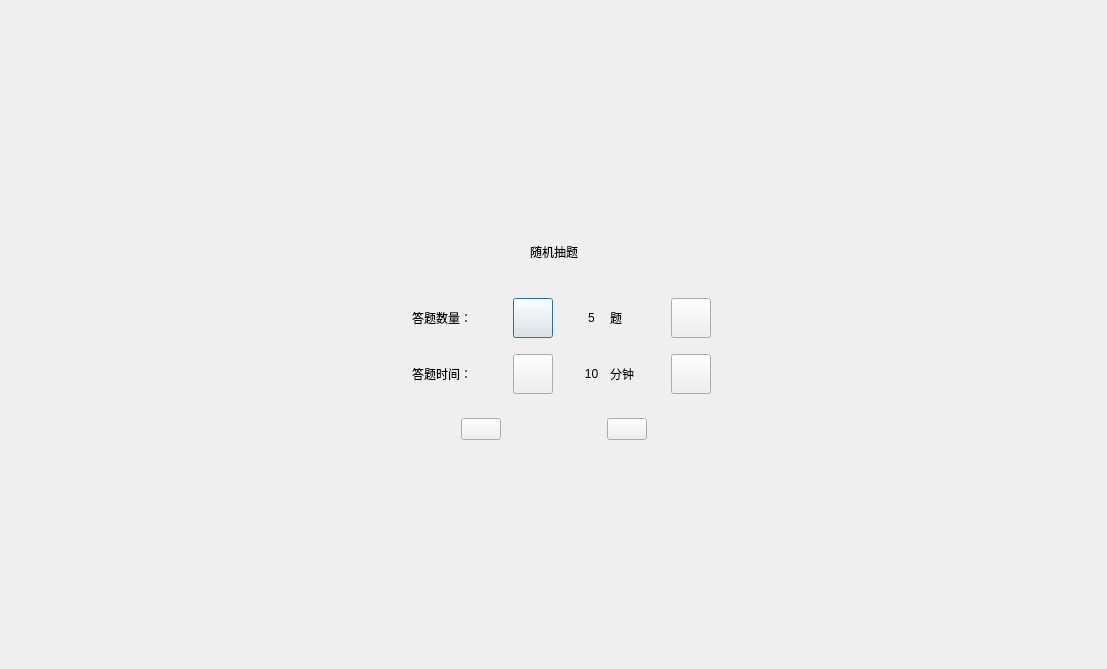
<?xml version="1.0" encoding="UTF-8"?>
<ui version="4.0">
 <class>SYStRandomChooseQuestion</class>
 <widget class="QDialog" name="SYStRandomChooseQuestion">
  <property name="geometry">
   <rect>
    <x>0</x>
    <y>0</y>
    <width>1107</width>
    <height>669</height>
   </rect>
  </property>
  <property name="windowTitle">
   <string>SYStRandomChooseQuestion</string>
  </property>
  <layout class="QVBoxLayout" name="verticalLayout">
   <property name="leftMargin">
    <number>0</number>
   </property>
   <property name="topMargin">
    <number>0</number>
   </property>
   <property name="rightMargin">
    <number>0</number>
   </property>
   <property name="bottomMargin">
    <number>0</number>
   </property>
   <item>
    <spacer name="verticalSpacer_5">
     <property name="orientation">
      <enum>Qt::Vertical</enum>
     </property>
     <property name="sizeHint" stdset="0">
      <size>
       <width>20</width>
       <height>204</height>
      </size>
     </property>
    </spacer>
   </item>
   <item>
    <layout class="QHBoxLayout" name="horizontalLayout_7">
     <item>
      <spacer name="horizontalSpacer_10">
       <property name="orientation">
        <enum>Qt::Horizontal</enum>
       </property>
       <property name="sizeHint" stdset="0">
        <size>
         <width>40</width>
         <height>20</height>
        </size>
       </property>
      </spacer>
     </item>
     <item>
      <widget class="QWidget" name="contentWidget" native="true">
       <layout class="QVBoxLayout" name="verticalLayout_2">
        <property name="leftMargin">
         <number>0</number>
        </property>
        <property name="topMargin">
         <number>0</number>
        </property>
        <property name="rightMargin">
         <number>0</number>
        </property>
        <property name="bottomMargin">
         <number>0</number>
        </property>
        <item>
         <spacer name="verticalSpacer">
          <property name="orientation">
           <enum>Qt::Vertical</enum>
          </property>
          <property name="sizeType">
           <enum>QSizePolicy::Fixed</enum>
          </property>
          <property name="sizeHint" stdset="0">
           <size>
            <width>20</width>
            <height>30</height>
           </size>
          </property>
         </spacer>
        </item>
        <item>
         <layout class="QHBoxLayout" name="horizontalLayout">
          <item>
           <spacer name="horizontalSpacer">
            <property name="orientation">
             <enum>Qt::Horizontal</enum>
            </property>
            <property name="sizeHint" stdset="0">
             <size>
              <width>40</width>
              <height>20</height>
             </size>
            </property>
           </spacer>
          </item>
          <item>
           <widget class="QLabel" name="winTitle">
            <property name="text">
             <string>随机抽题</string>
            </property>
           </widget>
          </item>
          <item>
           <spacer name="horizontalSpacer_2">
            <property name="orientation">
             <enum>Qt::Horizontal</enum>
            </property>
            <property name="sizeHint" stdset="0">
             <size>
              <width>40</width>
              <height>20</height>
             </size>
            </property>
           </spacer>
          </item>
         </layout>
        </item>
        <item>
         <spacer name="verticalSpacer_2">
          <property name="orientation">
           <enum>Qt::Vertical</enum>
          </property>
          <property name="sizeHint" stdset="0">
           <size>
            <width>20</width>
            <height>30</height>
           </size>
          </property>
         </spacer>
        </item>
        <item>
         <layout class="QHBoxLayout" name="horizontalLayout_4">
          <item>
           <spacer name="horizontalSpacer_6">
            <property name="orientation">
             <enum>Qt::Horizontal</enum>
            </property>
            <property name="sizeHint" stdset="0">
             <size>
              <width>40</width>
              <height>20</height>
             </size>
            </property>
           </spacer>
          </item>
          <item>
           <widget class="QLabel" name="examNumLb">
            <property name="sizePolicy">
             <sizepolicy hsizetype="Fixed" vsizetype="Preferred">
              <horstretch>0</horstretch>
              <verstretch>0</verstretch>
             </sizepolicy>
            </property>
            <property name="minimumSize">
             <size>
              <width>90</width>
              <height>0</height>
             </size>
            </property>
            <property name="maximumSize">
             <size>
              <width>90</width>
              <height>16777215</height>
             </size>
            </property>
            <property name="text">
             <string>答题数量：</string>
            </property>
            <property name="alignment">
             <set>Qt::AlignCenter</set>
            </property>
           </widget>
          </item>
          <item>
           <spacer name="horizontalSpacer_12">
            <property name="orientation">
             <enum>Qt::Horizontal</enum>
            </property>
            <property name="sizeType">
             <enum>QSizePolicy::Fixed</enum>
            </property>
            <property name="sizeHint" stdset="0">
             <size>
              <width>20</width>
              <height>20</height>
             </size>
            </property>
           </spacer>
          </item>
          <item>
           <widget class="QWidget" name="numWidget" native="true">
            <layout class="QHBoxLayout" name="horizontalLayout_3">
             <property name="leftMargin">
              <number>0</number>
             </property>
             <property name="topMargin">
              <number>0</number>
             </property>
             <property name="rightMargin">
              <number>0</number>
             </property>
             <property name="bottomMargin">
              <number>0</number>
             </property>
             <item>
              <widget class="QPushButton" name="numDesc">
               <property name="sizePolicy">
                <sizepolicy hsizetype="Fixed" vsizetype="Preferred">
                 <horstretch>0</horstretch>
                 <verstretch>0</verstretch>
                </sizepolicy>
               </property>
               <property name="minimumSize">
                <size>
                 <width>40</width>
                 <height>0</height>
                </size>
               </property>
               <property name="maximumSize">
                <size>
                 <width>40</width>
                 <height>16777215</height>
                </size>
               </property>
               <property name="text">
                <string/>
               </property>
              </widget>
             </item>
             <item>
              <spacer name="horizontalSpacer_15">
               <property name="orientation">
                <enum>Qt::Horizontal</enum>
               </property>
               <property name="sizeType">
                <enum>QSizePolicy::Fixed</enum>
               </property>
               <property name="sizeHint" stdset="0">
                <size>
                 <width>20</width>
                 <height>20</height>
                </size>
               </property>
              </spacer>
             </item>
             <item>
              <widget class="QLabel" name="questionNum">
               <property name="sizePolicy">
                <sizepolicy hsizetype="Fixed" vsizetype="Preferred">
                 <horstretch>0</horstretch>
                 <verstretch>0</verstretch>
                </sizepolicy>
               </property>
               <property name="minimumSize">
                <size>
                 <width>25</width>
                 <height>0</height>
                </size>
               </property>
               <property name="maximumSize">
                <size>
                 <width>25</width>
                 <height>16777215</height>
                </size>
               </property>
               <property name="text">
                <string>5</string>
               </property>
               <property name="alignment">
                <set>Qt::AlignCenter</set>
               </property>
              </widget>
             </item>
             <item>
              <widget class="QLabel" name="numUnitLb">
               <property name="sizePolicy">
                <sizepolicy hsizetype="Fixed" vsizetype="Preferred">
                 <horstretch>0</horstretch>
                 <verstretch>0</verstretch>
                </sizepolicy>
               </property>
               <property name="minimumSize">
                <size>
                 <width>35</width>
                 <height>0</height>
                </size>
               </property>
               <property name="maximumSize">
                <size>
                 <width>35</width>
                 <height>16777215</height>
                </size>
               </property>
               <property name="text">
                <string>题</string>
               </property>
               <property name="alignment">
                <set>Qt::AlignLeading|Qt::AlignLeft|Qt::AlignVCenter</set>
               </property>
              </widget>
             </item>
             <item>
              <spacer name="horizontalSpacer_14">
               <property name="orientation">
                <enum>Qt::Horizontal</enum>
               </property>
               <property name="sizeType">
                <enum>QSizePolicy::Fixed</enum>
               </property>
               <property name="sizeHint" stdset="0">
                <size>
                 <width>20</width>
                 <height>20</height>
                </size>
               </property>
              </spacer>
             </item>
             <item>
              <widget class="QPushButton" name="numAscend">
               <property name="sizePolicy">
                <sizepolicy hsizetype="Fixed" vsizetype="Preferred">
                 <horstretch>0</horstretch>
                 <verstretch>0</verstretch>
                </sizepolicy>
               </property>
               <property name="minimumSize">
                <size>
                 <width>40</width>
                 <height>40</height>
                </size>
               </property>
               <property name="maximumSize">
                <size>
                 <width>40</width>
                 <height>16777215</height>
                </size>
               </property>
               <property name="text">
                <string/>
               </property>
              </widget>
             </item>
            </layout>
           </widget>
          </item>
          <item>
           <spacer name="horizontalSpacer_7">
            <property name="orientation">
             <enum>Qt::Horizontal</enum>
            </property>
            <property name="sizeType">
             <enum>QSizePolicy::Expanding</enum>
            </property>
            <property name="sizeHint" stdset="0">
             <size>
              <width>20</width>
              <height>20</height>
             </size>
            </property>
           </spacer>
          </item>
         </layout>
        </item>
        <item>
         <spacer name="verticalSpacer_7">
          <property name="orientation">
           <enum>Qt::Vertical</enum>
          </property>
          <property name="sizeType">
           <enum>QSizePolicy::Fixed</enum>
          </property>
          <property name="sizeHint" stdset="0">
           <size>
            <width>20</width>
            <height>10</height>
           </size>
          </property>
         </spacer>
        </item>
        <item>
         <layout class="QHBoxLayout" name="horizontalLayout_5">
          <item>
           <spacer name="horizontalSpacer_8">
            <property name="orientation">
             <enum>Qt::Horizontal</enum>
            </property>
            <property name="sizeHint" stdset="0">
             <size>
              <width>40</width>
              <height>20</height>
             </size>
            </property>
           </spacer>
          </item>
          <item>
           <widget class="QLabel" name="timeLb">
            <property name="sizePolicy">
             <sizepolicy hsizetype="Fixed" vsizetype="Preferred">
              <horstretch>0</horstretch>
              <verstretch>0</verstretch>
             </sizepolicy>
            </property>
            <property name="minimumSize">
             <size>
              <width>90</width>
              <height>0</height>
             </size>
            </property>
            <property name="maximumSize">
             <size>
              <width>90</width>
              <height>16777215</height>
             </size>
            </property>
            <property name="text">
             <string>答题时间：</string>
            </property>
            <property name="alignment">
             <set>Qt::AlignCenter</set>
            </property>
           </widget>
          </item>
          <item>
           <spacer name="horizontalSpacer_13">
            <property name="orientation">
             <enum>Qt::Horizontal</enum>
            </property>
            <property name="sizeType">
             <enum>QSizePolicy::Fixed</enum>
            </property>
            <property name="sizeHint" stdset="0">
             <size>
              <width>20</width>
              <height>20</height>
             </size>
            </property>
           </spacer>
          </item>
          <item>
           <widget class="QWidget" name="timeWidget" native="true">
            <layout class="QHBoxLayout" name="horizontalLayout_2">
             <property name="leftMargin">
              <number>0</number>
             </property>
             <property name="topMargin">
              <number>0</number>
             </property>
             <property name="rightMargin">
              <number>0</number>
             </property>
             <property name="bottomMargin">
              <number>0</number>
             </property>
             <item>
              <widget class="QPushButton" name="timeDesc">
               <property name="sizePolicy">
                <sizepolicy hsizetype="Fixed" vsizetype="Preferred">
                 <horstretch>40</horstretch>
                 <verstretch>0</verstretch>
                </sizepolicy>
               </property>
               <property name="minimumSize">
                <size>
                 <width>40</width>
                 <height>0</height>
                </size>
               </property>
               <property name="maximumSize">
                <size>
                 <width>40</width>
                 <height>16777215</height>
                </size>
               </property>
               <property name="text">
                <string/>
               </property>
              </widget>
             </item>
             <item>
              <spacer name="horizontalSpacer_17">
               <property name="orientation">
                <enum>Qt::Horizontal</enum>
               </property>
               <property name="sizeType">
                <enum>QSizePolicy::Fixed</enum>
               </property>
               <property name="sizeHint" stdset="0">
                <size>
                 <width>20</width>
                 <height>20</height>
                </size>
               </property>
              </spacer>
             </item>
             <item>
              <widget class="QLabel" name="examMinutes">
               <property name="sizePolicy">
                <sizepolicy hsizetype="Fixed" vsizetype="Preferred">
                 <horstretch>0</horstretch>
                 <verstretch>0</verstretch>
                </sizepolicy>
               </property>
               <property name="minimumSize">
                <size>
                 <width>25</width>
                 <height>0</height>
                </size>
               </property>
               <property name="maximumSize">
                <size>
                 <width>25</width>
                 <height>16777215</height>
                </size>
               </property>
               <property name="text">
                <string>10</string>
               </property>
               <property name="alignment">
                <set>Qt::AlignCenter</set>
               </property>
              </widget>
             </item>
             <item>
              <widget class="QLabel" name="timeUnitLb">
               <property name="sizePolicy">
                <sizepolicy hsizetype="Fixed" vsizetype="Preferred">
                 <horstretch>0</horstretch>
                 <verstretch>0</verstretch>
                </sizepolicy>
               </property>
               <property name="minimumSize">
                <size>
                 <width>35</width>
                 <height>0</height>
                </size>
               </property>
               <property name="maximumSize">
                <size>
                 <width>35</width>
                 <height>16777215</height>
                </size>
               </property>
               <property name="text">
                <string>分钟</string>
               </property>
               <property name="alignment">
                <set>Qt::AlignLeading|Qt::AlignLeft|Qt::AlignVCenter</set>
               </property>
              </widget>
             </item>
             <item>
              <spacer name="horizontalSpacer_16">
               <property name="orientation">
                <enum>Qt::Horizontal</enum>
               </property>
               <property name="sizeType">
                <enum>QSizePolicy::Fixed</enum>
               </property>
               <property name="sizeHint" stdset="0">
                <size>
                 <width>20</width>
                 <height>20</height>
                </size>
               </property>
              </spacer>
             </item>
             <item>
              <widget class="QPushButton" name="timeAscend">
               <property name="sizePolicy">
                <sizepolicy hsizetype="Fixed" vsizetype="Preferred">
                 <horstretch>0</horstretch>
                 <verstretch>0</verstretch>
                </sizepolicy>
               </property>
               <property name="minimumSize">
                <size>
                 <width>40</width>
                 <height>40</height>
                </size>
               </property>
               <property name="maximumSize">
                <size>
                 <width>40</width>
                 <height>16777215</height>
                </size>
               </property>
               <property name="text">
                <string/>
               </property>
              </widget>
             </item>
            </layout>
           </widget>
          </item>
          <item>
           <spacer name="horizontalSpacer_9">
            <property name="orientation">
             <enum>Qt::Horizontal</enum>
            </property>
            <property name="sizeHint" stdset="0">
             <size>
              <width>40</width>
              <height>20</height>
             </size>
            </property>
           </spacer>
          </item>
         </layout>
        </item>
        <item>
         <spacer name="verticalSpacer_3">
          <property name="orientation">
           <enum>Qt::Vertical</enum>
          </property>
          <property name="sizeHint" stdset="0">
           <size>
            <width>20</width>
            <height>18</height>
           </size>
          </property>
         </spacer>
        </item>
        <item>
         <layout class="QHBoxLayout" name="horizontalLayout_6">
          <item>
           <spacer name="horizontalSpacer_5">
            <property name="orientation">
             <enum>Qt::Horizontal</enum>
            </property>
            <property name="sizeHint" stdset="0">
             <size>
              <width>40</width>
              <height>20</height>
             </size>
            </property>
           </spacer>
          </item>
          <item>
           <widget class="QPushButton" name="confirmBtn">
            <property name="text">
             <string/>
            </property>
           </widget>
          </item>
          <item>
           <spacer name="horizontalSpacer_3">
            <property name="orientation">
             <enum>Qt::Horizontal</enum>
            </property>
            <property name="sizeType">
             <enum>QSizePolicy::Fixed</enum>
            </property>
            <property name="sizeHint" stdset="0">
             <size>
              <width>100</width>
              <height>20</height>
             </size>
            </property>
           </spacer>
          </item>
          <item>
           <widget class="QPushButton" name="cancelBtn">
            <property name="text">
             <string/>
            </property>
           </widget>
          </item>
          <item>
           <spacer name="horizontalSpacer_4">
            <property name="orientation">
             <enum>Qt::Horizontal</enum>
            </property>
            <property name="sizeHint" stdset="0">
             <size>
              <width>40</width>
              <height>20</height>
             </size>
            </property>
           </spacer>
          </item>
         </layout>
        </item>
        <item>
         <spacer name="verticalSpacer_4">
          <property name="orientation">
           <enum>Qt::Vertical</enum>
          </property>
          <property name="sizeHint" stdset="0">
           <size>
            <width>20</width>
            <height>18</height>
           </size>
          </property>
         </spacer>
        </item>
       </layout>
      </widget>
     </item>
     <item>
      <spacer name="horizontalSpacer_11">
       <property name="orientation">
        <enum>Qt::Horizontal</enum>
       </property>
       <property name="sizeHint" stdset="0">
        <size>
         <width>40</width>
         <height>20</height>
        </size>
       </property>
      </spacer>
     </item>
    </layout>
   </item>
   <item>
    <spacer name="verticalSpacer_6">
     <property name="orientation">
      <enum>Qt::Vertical</enum>
     </property>
     <property name="sizeHint" stdset="0">
      <size>
       <width>20</width>
       <height>204</height>
      </size>
     </property>
    </spacer>
   </item>
  </layout>
 </widget>
 <layoutdefault spacing="6" margin="11"/>
 <resources/>
 <connections/>
</ui>
